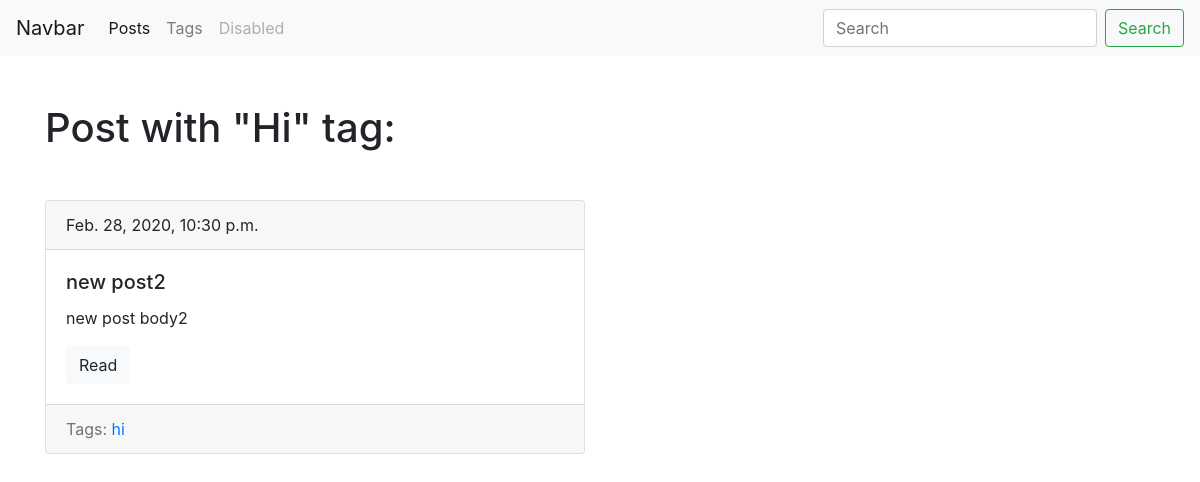
The page /myblog/tag/hi/ on the database its author committed.
### myblog/models.py (models this page shows, shortened)
class Tag(models.Model):
    title = models.CharField(max_length=50, db_index=True)
    slug = models.SlugField(max_length=50, unique=True)
    def get_absolute_url(self):
        return reverse('tag_detail_url', kwargs={'slug':self.slug})
    class Meta:
        ordering = ['title']

class Post(models.Model):
    title = models.CharField(max_length=150, db_index=True)
    slug = models.SlugField(max_length=150, blank=True, unique=True)
    body = models.TextField(blank=True, db_index=True)
    date_pubs = models.DateTimeField(auto_now_add=True)
    tags = models.ManyToManyField('Tag', blank=True, related_name='posts')
    def get_absolute_url(self):
        return reverse('post_detail_url', kwargs={'slug': self.slug})
    class Meta:
        ordering = ['-date_pubs']

### myblog/views.py (the view)
# urls.py: path('tag/<str:slug>/', TagDetail.as_view(), name='tag_detail_url'),
class TagDetail(ObjectDetailMixin, View):
    model = Tag
    template = 'myblog/tag_detail.html'

### myblog/utils.py (called while the page is built)
    def get(self, request, slug):
        obj = get_object_or_404(self.model, slug__iexact=slug)
        return render(request, self.template, context={self.model.__name__.lower():obj, 'admin_object':obj, 'detail':True})

### myblog/templates/myblog/tag_detail.html (shortened to what this page needs)
{% extends 'myblog/base_blog.html' %}
{% block content %}
<h1 class="mb-5">Post with "{{tag.title|title }}" tag:</h1>
{% for post in tag.posts.all %}
{% include 'myblog/includes/post_card_template.html' %}
{% endfor %}
{% endblock %}

### myblog/templates/myblog/base_blog.html (shortened to what this page needs)
{% extends 'base.html' %}

### templates/base.html (shortened to what this page needs)
{% load static %}
<!DOCTYPE html>
<html lang="eng">
<head>
  <link rel="stylesheet" href="https://stackpath.bootstrapcdn.com/bootstrap/4.4.1/css/bootstrap.min.css"
>
  <link rel="stylesheet" href="{% static 'css/styles.css' %}">
</head>
<body>
  <nav class="navbar navbar-expand-lg navbar-light bg-light">
    <a class="navbar-brand" href="#">Navbar</a>
    <div class="collapse navbar-collapse" id="navbarTogglerDemo03">
      <ul class="navbar-nav mr-auto mt-2 mt-lg-0">
        <li class="nav-item active">
          <a class="nav-link" href="{% url 'posts_list_url' %}">Posts</a>
        </li>
        <li class="nav-item">
          <a class="nav-link" href="{% url 'tags_list_url' %}">Tags</a>
        </li>
        <li class="nav-item">
          <a class="nav-link disabled" href="#" tabindex="-1" aria-disabled="true">Disabled</a>
        </li>
      </ul>
      <form class="form-inline my-2 my-lg-0" action="{% url 'posts_list_url' %}">
        <input class="form-control mr-sm-2" type="search" placeholder="Search" aria-label="Search" name="search">
        <button class="btn btn-outline-success my-2 my-sm-0" type="submit">Search</button>
      </form>
    </div>
  </nav>
  <div class="container mt-5">
    <div class="row">
      <div class="col-6 offset -md-2">
        {% block content %}{% endblock %}
      </div>
    </div>
  </div>
</body>
</html>

### myblog/templates/myblog/includes/post_card_template.html
<div class="card mb-3">
  <div class="card-header">
    {{post.date_pubs}}
  </div>
  <div class="card-body">
    <h5 class="card-title">{{post.title}}</h5>
    <p class="card-text">{{post.body|truncatewords:15}}</p>
    <a href="{{ post.get_absolute_url }}" class="btn btn-light">Read</a>
  </div>
  <div class="card-footer text-muted">
    Tags:
    {% for tag in post.tags.all %}
     <a href="{{ tag.get_absolute_url }}">{{ tag.title }}</a>
    {% endfor %}
   </div>
</div>

### rows shown on the page
Tag: title "Hi", title "hi"
Post: date_pubs "Feb. 28, 2020, 10:30 p.m.", title "new post2", body "new post body2"
